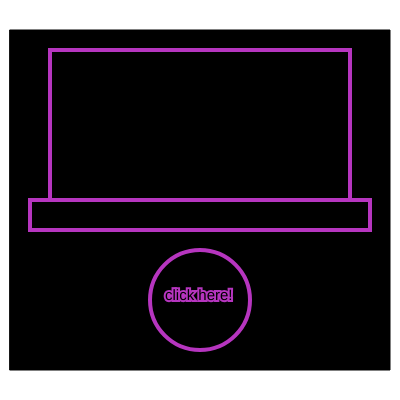
Frame 1 (no input)
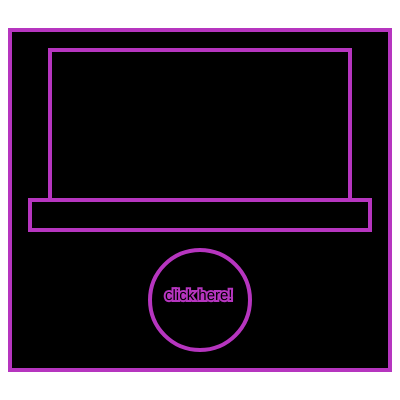
Frame 60 (no input)
Frame 120 (the mouse pressed at the canvas centre since frame 60): identical to frame 60, image omitted

The p5.js sketch that drew these frames (run headless with seeded random() and noise() and a simulated clock; from frame 60 on, the mouse is pressed at the canvas centre):

// p5.js sketch
// ── sketch.js
fortune = []
function setup() {
  createCanvas(400, 400);
  
  fortune = ["You'll make a million dollars",
             "You'll meet your soulmate in 5 years",
             "You'll find $20 on the street tomorrow",
             "Something bad is going to happen soon",
             "You'll get into a good college",
             "A dream you have will come true",
             "You'll get free food",
             "You'll graduate high school early",
             "Someone will give you a giant teddy bear",
             "You'll pass your regents"
  ];
  r = random(0,255);  //r
  g = random(0,255);  //g
  b = random(0,255);  //b
}

function mousePressed (){ 
	 i = int(random(0,fortune.length))
}

function draw() {
  fill(0);
  rect(10,30,380,340); //giant rectancle 
  strokeWeight(4); //stroke weight
  stroke(r,g,b); //stroke color
  rect(50,50,300,150);  //rectancle  
  textSize(15);  //text size
  
  
  
  ellipse(200,300,100); //bottom circle 
  text("click here!", 165, 300)
  
  d = dist(mouseX, mouseY, 200, 300); //distance
  radius = 50; //radius of circle . 
  
 
  if(d < radius && mouseIsPressed){ //random text 
    text(fortune[i], 70, 100);
  }
  
  rect(30,200,340,30);  //little bar

}
